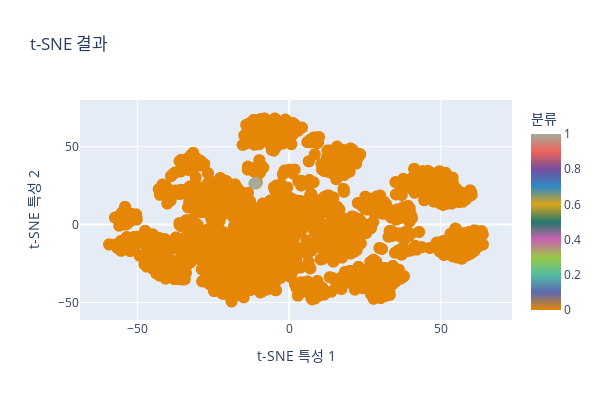

Notebook code for this chart:
### Markdown cell above
데이터 2차원 평면 분포 시각화 (n=3000)

### Code cell
# 데이터를 x와 y로 분할
X = df.drop('Class', axis=1)
y = df['Class']
# 불균형 데이터 랜덤 샘플링
X_random_sampled = X.sample(3000)
y_random_sampled = y.iloc[X_random_sampled.index]
# 시각화
TSNEVisualizer.visualize(X_random_sampled, y_random_sampled)

### Figure 1 — Plotly figure (JSON) as saved in the notebook; plotly's stock layout.template omitted (floating-point values rounded to 4 significant figures; data arrays with more than 128 entries replaced by an {"elided": "..."} marker saying what was removed)
{"data": [{"hovertemplate": "t-SNE 특성 1=%{x}<br>t-SNE 특성 2=%{y}<br>분류=%{marker.color}<extra></extra>", "legendgroup": "", "marker": {"color": {"elided": "3000 int values"}, "coloraxis": "coloraxis", "size": 12, "symbol": "circle"}, "mode": "markers", "name": "", "showlegend": false, "type": "scattergl", "x": {"elided": "3000 float values"}, "xaxis": "x", "y": {"elided": "3000 float values"}, "yaxis": "y"}], "layout": {"coloraxis": {"colorbar": {"title": {"text": "분류"}}, "colorscale": [[0, "rgb(229, 134, 6)"], [0.1, "rgb(93, 105, 177)"], [0.2, "rgb(82, 188, 163)"], [0.3, "rgb(153, 201, 69)"], [0.4, "rgb(204, 97, 176)"], [0.5, "rgb(36, 121, 108)"], [0.6, "rgb(218, 165, 27)"], [0.7, "rgb(47, 138, 196)"], [0.8, "rgb(118, 78, 159)"], [0.9, "rgb(237, 100, 90)"], [1, "rgb(165, 170, 153)"]]}, "height": 400, "legend": {"title": {"text": "Class"}, "tracegroupgap": 0, "x": 0.01, "xanchor": "left", "y": 0.99, "yanchor": "top"}, "title": {"text": "t-SNE 결과"}, "width": 600, "xaxis": {"anchor": "y", "domain": [0, 1], "title": {"text": "t-SNE 특성 1"}}, "yaxis": {"anchor": "x", "domain": [0, 1], "title": {"text": "t-SNE 특성 2"}}}}
